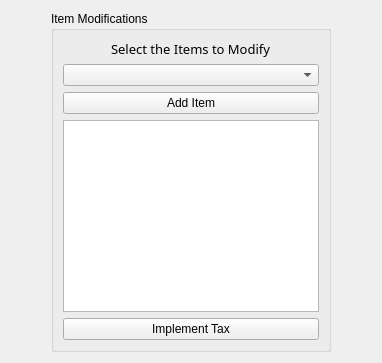
          <widget class="QWidget" name="tab_2">
           <attribute name="title">
            <string>Items Modifications</string>
           </attribute>
           <layout class="QGridLayout" name="gridLayout_7">
            <item row="0" column="1">
             <widget class="QGroupBox" name="itemsModification">
              <property name="sizePolicy">
               <sizepolicy hsizetype="Expanding" vsizetype="Expanding">
                <horstretch>0</horstretch>
                <verstretch>0</verstretch>
               </sizepolicy>
              </property>
              <property name="title">
               <string>Item Modifications</string>
              </property>
              <layout class="QGridLayout" name="gridLayout">
               <item row="6" column="0" colspan="2">
                <widget class="QPushButton" name="taxImpIt">
                 <property name="text">
                  <string>Implement Tax</string>
                 </property>
                </widget>
               </item>
               <item row="1" column="0" colspan="2">
                <widget class="QComboBox" name="itemsList">
                 <property name="sizePolicy">
                  <sizepolicy hsizetype="Expanding" vsizetype="Fixed">
                   <horstretch>0</horstretch>
                   <verstretch>0</verstretch>
                  </sizepolicy>
                 </property>
                 <property name="modelColumn">
                  <number>0</number>
                 </property>
                </widget>
               </item>
               <item row="5" column="0" colspan="2">
                <widget class="QTextEdit" name="addedItems"/>
               </item>
               <item row="0" column="0" colspan="2" alignment="Qt::AlignHCenter">
                <widget class="QLabel" name="labelItems">
                 <property name="font">
                  <font>
                   <family>Yu Gothic</family>
                   <pointsize>10</pointsize>
                  </font>
                 </property>
                 <property name="text">
                  <string>Select the Items to Modify</string>
                 </property>
                </widget>
               </item>
               <item row="3" column="0" colspan="2">
                <widget class="QPushButton" name="addItem">
                 <property name="sizePolicy">
                  <sizepolicy hsizetype="Minimum" vsizetype="Fixed">
                   <horstretch>0</horstretch>
                   <verstretch>0</verstretch>
                  </sizepolicy>
                 </property>
                 <property name="text">
                  <string>Add Item</string>
                 </property>
                </widget>
               </item>
              </layout>
             </widget>
            </item>
            <item row="0" column="2">
             <spacer name="horizontalSpacer_2">
              <property name="orientation">
               <enum>Qt::Horizontal</enum>
              </property>
              <property name="sizeHint" stdset="0">
               <size>
                <width>40</width>
                <height>20</height>
               </size>
              </property>
             </spacer>
            </item>
            <item row="0" column="0">
             <spacer name="horizontalSpacer_7">
              <property name="orientation">
               <enum>Qt::Horizontal</enum>
              </property>
              <property name="sizeHint" stdset="0">
               <size>
                <width>40</width>
                <height>20</height>
               </size>
              </property>
             </spacer>
            </item>
           </layout>
          </widget>
